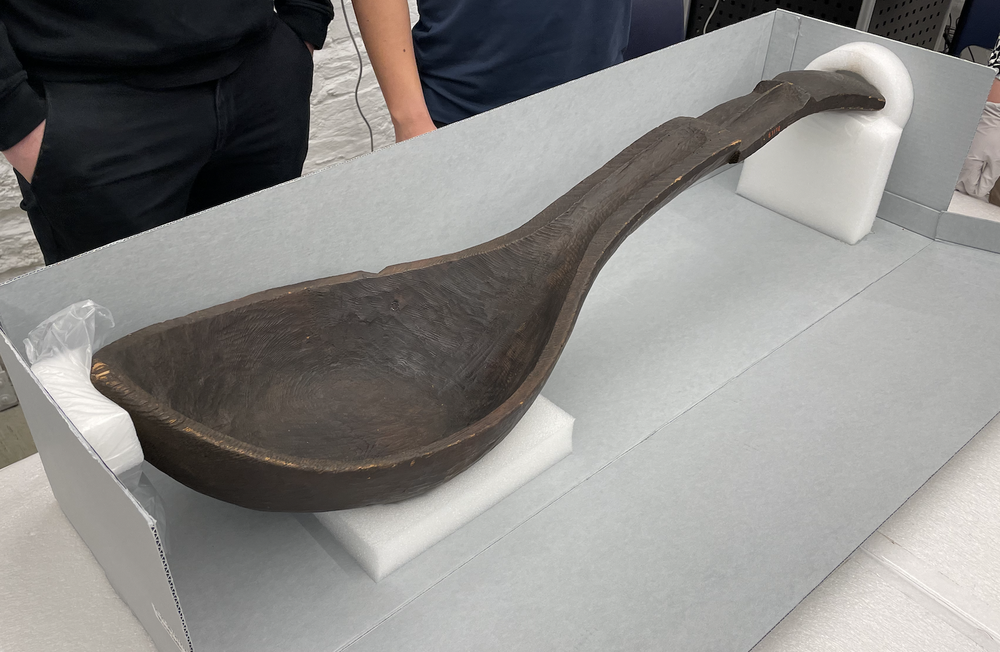
#> input picture spoon.png, 1000 x 652 px, shrunk from 1656 x 1080 before the run, found by its file name
$ python modified_generate_gcode.py
#> lines starting #> are read from the running program, lines starting #| are printed output that depends on the picture; after the words box and inside, x2 and y2 are one past the last pixel; in counts of white or black regions, pixels touching at a corner belong together
import cv2
import numpy as np

# Load the image and convert it to grayscale
img = cv2.imread('spoon.png')
#> img is the input picture: shape (652, 1000, 3); mean B, G, R 134.1, 136.3, 137.7
gray = cv2.cvtColor(img, cv2.COLOR_BGR2GRAY)

# Apply a threshold to convert it to a binary image
_, thresh = cv2.threshold(gray, 127, 255, cv2.THRESH_BINARY)
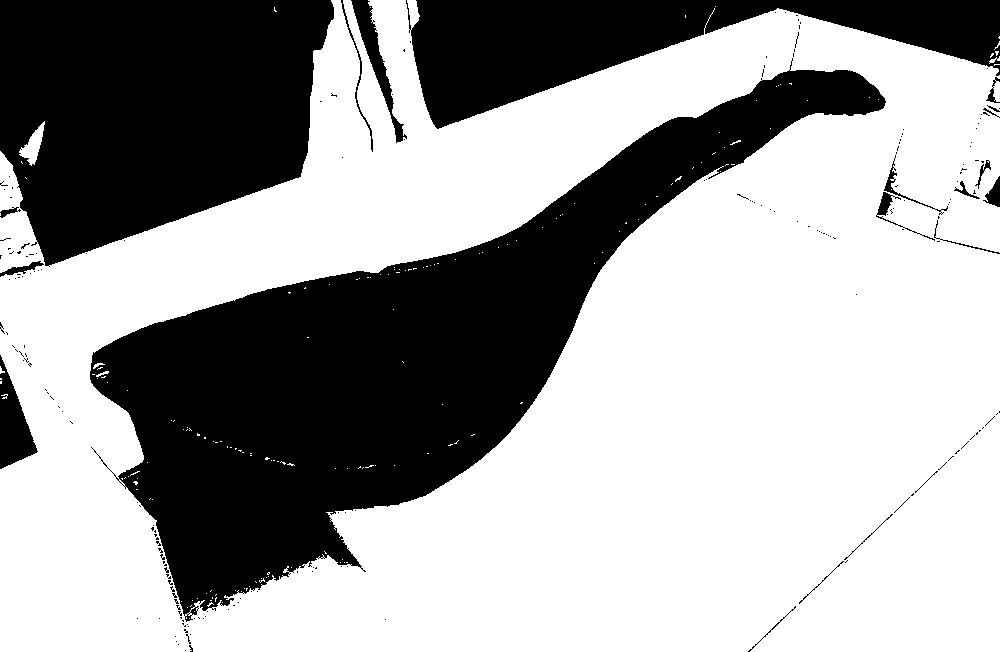
#> thresh: shape (652, 1000); 63.4% white; 207 black regions (186 under 20 px), largest, box (x1, y1, x2, y2) and area: (90, 58, 886, 622) 130101, (0, 0, 334, 267) 67736, (406, 0, 1000, 129) 34125

cv2.imwrite('thresh.png', thresh)

# Apply erosion and dilation to reduce line thickness
kernel = np.ones((3, 3), np.uint8)
eroded = cv2.erode(thresh, kernel, iterations=1)
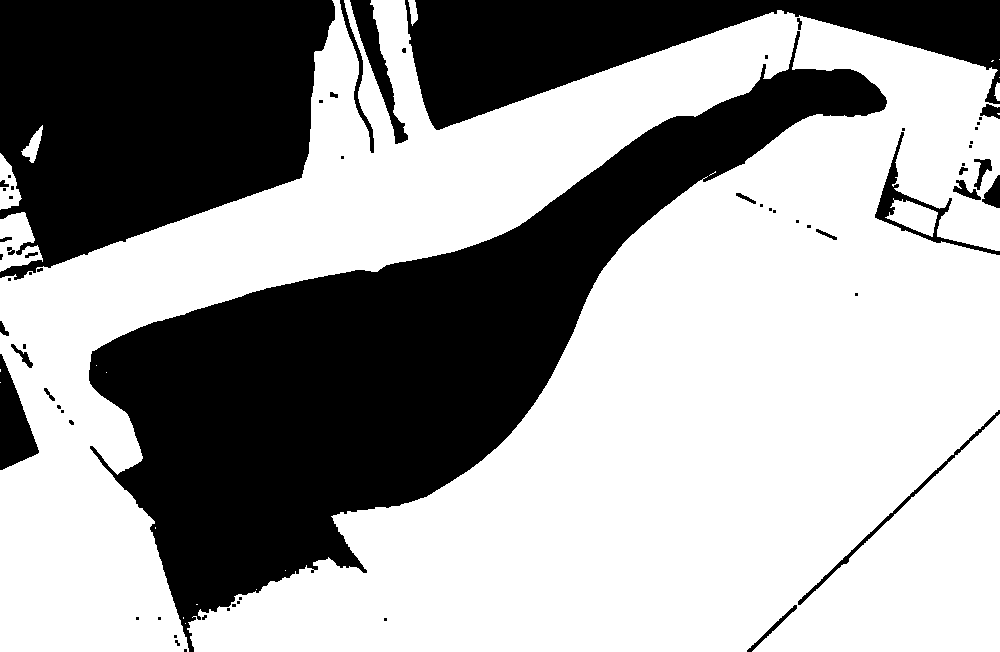
#> eroded: shape (652, 1000); 61.7% white; 65 black regions (40 under 20 px), largest, box (x1, y1, x2, y2) and area: (89, 31, 887, 652) 134815, (0, 0, 335, 280) 69301, (405, 0, 1000, 130) 35476
dilated = cv2.dilate(eroded, kernel, iterations=1)
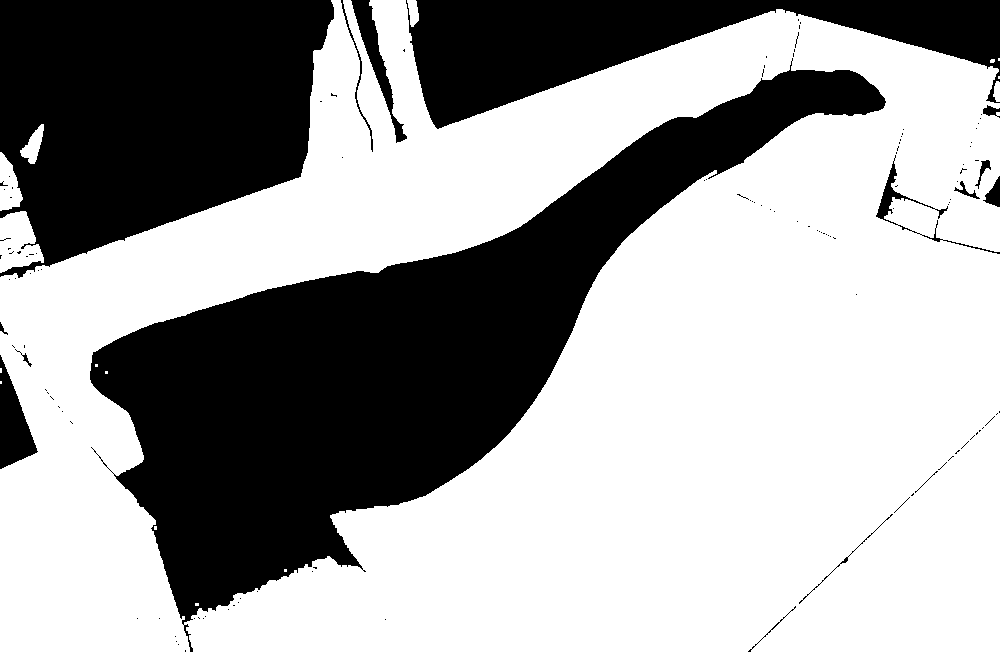
#> dilated: shape (652, 1000); 63.2% white; 128 black regions (112 under 20 px)

contours, _ = cv2.findContours(dilated, cv2.RETR_EXTERNAL, cv2.CHAIN_APPROX_SIMPLE)
#> contours = 11 contours, 5 with area under 20; largest, box (x1, y1, x2, y2) and area: (0, 0, 1000, 652) 538984, (0, 211, 44, 273) 1780, (0, 152, 23, 211) 796, (20, 124, 44, 164) 415, (407, 0, 419, 27) 194, (993, 81, 1000, 102) 90

drawing = np.zeros_like(img)
cv2.drawContours(drawing, contours, -1, (0, 255, 0), 1)
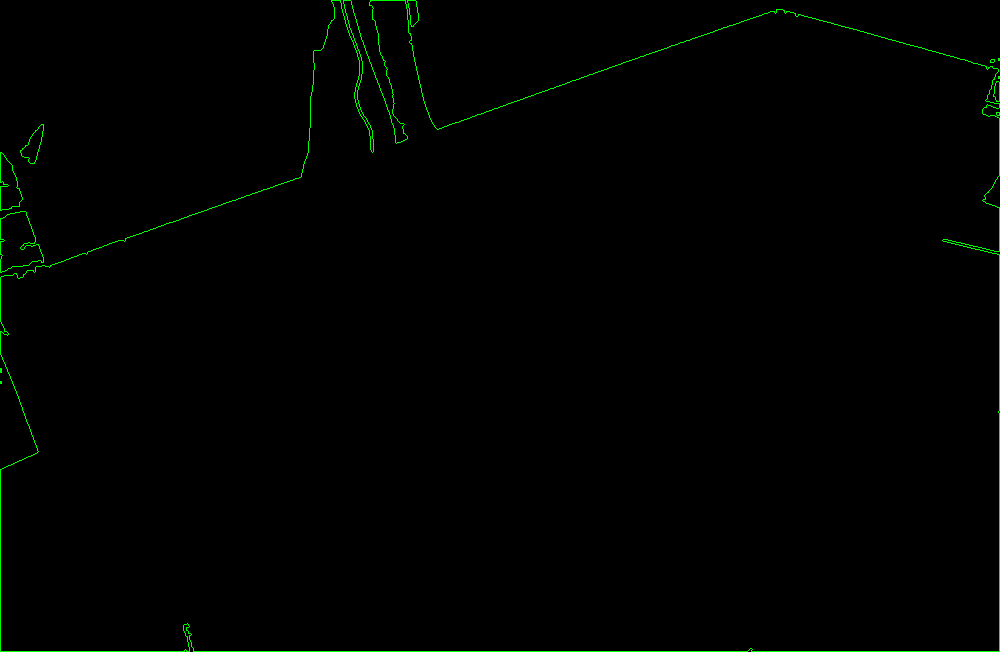
#> drawing: shape (652, 1000, 3); mean of channels 0, 1, 2 0, 1.8, 0; drawn as B, G, R

# Display the drawing
cv2.imshow('Drawing', drawing)
cv2.waitKey(0)
cv2.destroyAllWindows()

# Generate G-code commands for each contour
gcode = []
for contour in contours:
    gcode.append('{}, {}'.format(contour[0][0][0], contour[0][0][1]))
    for point in contour[1:]:
        gcode.append('{}, {}'.format(point[0][0], point[0][1]))
#> this loop made 11 passes
#> contour on passes 1, 2, 7, 9: [[0, 381], [0, 383], [1, 383], [1, 381]], [[0, 368], [0, 372], [1, 372], [1, 368]], [[998, 76], [998, 78], [999, 78], [999, 76]], [[998, 58], [998, 60], [999, 60], [999, 58]]
#> after the loop, gcode = 1610 items, first 6: '0, 381', '0, 383', '1, 383', '1, 381', '0, 368', '0, 372'

# Write the G-code commands to a file
with open('coords.gcode', 'w') as f:
    f.write('\n'.join(gcode))
